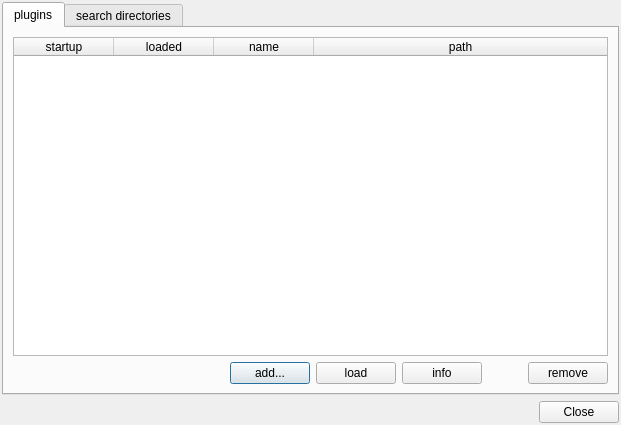
<?xml version="1.0" encoding="UTF-8"?>
<ui version="4.0">
 <class>PluginManagerDialog</class>
 <widget class="QDialog" name="PluginManagerDialog">
  <property name="geometry">
   <rect>
    <x>0</x>
    <y>0</y>
    <width>621</width>
    <height>425</height>
   </rect>
  </property>
  <property name="windowTitle">
   <string>Plugin Manager</string>
  </property>
  <layout class="QGridLayout" name="gridLayout">
   <property name="margin">
    <number>2</number>
   </property>
   <item row="0" column="0">
    <widget class="QTabWidget" name="tabWidget">
     <property name="currentIndex">
      <number>0</number>
     </property>
     <widget class="QWidget" name="tab">
      <attribute name="title">
       <string>plugins</string>
      </attribute>
      <layout class="QGridLayout" name="gridLayout_2">
       <item row="0" column="0">
        <widget class="QTableWidget" name="mpPluginList">
         <property name="alternatingRowColors">
          <bool>true</bool>
         </property>
         <property name="selectionMode">
          <enum>QAbstractItemView::ExtendedSelection</enum>
         </property>
         <property name="selectionBehavior">
          <enum>QAbstractItemView::SelectRows</enum>
         </property>
         <property name="columnCount">
          <number>4</number>
         </property>
         <attribute name="horizontalHeaderStretchLastSection">
          <bool>true</bool>
         </attribute>
         <attribute name="verticalHeaderVisible">
          <bool>false</bool>
         </attribute>
         <column>
          <property name="text">
           <string>startup</string>
          </property>
         </column>
         <column>
          <property name="text">
           <string>loaded</string>
          </property>
         </column>
         <column>
          <property name="text">
           <string>name</string>
          </property>
         </column>
         <column>
          <property name="text">
           <string>path</string>
          </property>
         </column>
        </widget>
       </item>
       <item row="2" column="0">
        <layout class="QHBoxLayout" name="horizontalLayout_2" stretch="1,0,0,0,0,0">
         <item>
          <spacer name="horizontalSpacer">
           <property name="orientation">
            <enum>Qt::Horizontal</enum>
           </property>
           <property name="sizeHint" stdset="0">
            <size>
             <width>40</width>
             <height>20</height>
            </size>
           </property>
          </spacer>
         </item>
         <item>
          <widget class="QPushButton" name="mpAddPluginBtn">
           <property name="text">
            <string>add...</string>
           </property>
          </widget>
         </item>
         <item>
          <widget class="QPushButton" name="mpLoadSelectedPluginsBtn">
           <property name="text">
            <string>load</string>
           </property>
          </widget>
         </item>
         <item>
          <widget class="QPushButton" name="mpSelectedPluginInfo">
           <property name="text">
            <string>info</string>
           </property>
          </widget>
         </item>
         <item>
          <spacer name="horizontalSpacer_4">
           <property name="orientation">
            <enum>Qt::Horizontal</enum>
           </property>
           <property name="sizeHint" stdset="0">
            <size>
             <width>40</width>
             <height>20</height>
            </size>
           </property>
          </spacer>
         </item>
         <item>
          <widget class="QPushButton" name="mpDeleteButton">
           <property name="text">
            <string>remove</string>
           </property>
           <property name="checkable">
            <bool>false</bool>
           </property>
          </widget>
         </item>
        </layout>
       </item>
      </layout>
     </widget>
     <widget class="QWidget" name="tab_2">
      <attribute name="title">
       <string>search directories</string>
      </attribute>
      <layout class="QVBoxLayout" name="verticalLayout">
       <item>
        <widget class="QListWidget" name="mpSearchPathList"/>
       </item>
       <item>
        <layout class="QHBoxLayout" name="horizontalLayout" stretch="1,0,0,0,0,0,0">
         <item>
          <spacer name="horizontalSpacer_2">
           <property name="orientation">
            <enum>Qt::Horizontal</enum>
           </property>
           <property name="sizeHint" stdset="0">
            <size>
             <width>40</width>
             <height>20</height>
            </size>
           </property>
          </spacer>
         </item>
         <item>
          <widget class="QPushButton" name="mpAddPathBtn">
           <property name="text">
            <string>add...</string>
           </property>
          </widget>
         </item>
         <item>
          <widget class="QPushButton" name="mpUpButton">
           <property name="text">
            <string>up</string>
           </property>
          </widget>
         </item>
         <item>
          <widget class="QPushButton" name="mpDownBtn">
           <property name="text">
            <string>down</string>
           </property>
          </widget>
         </item>
         <item>
          <widget class="QPushButton" name="pushButton_2">
           <property name="sizePolicy">
            <sizepolicy hsizetype="Fixed" vsizetype="Fixed">
             <horstretch>0</horstretch>
             <verstretch>0</verstretch>
            </sizepolicy>
           </property>
           <property name="minimumSize">
            <size>
             <width>27</width>
             <height>27</height>
            </size>
           </property>
           <property name="maximumSize">
            <size>
             <width>27</width>
             <height>27</height>
            </size>
           </property>
           <property name="text">
            <string>?</string>
           </property>
          </widget>
         </item>
         <item>
          <spacer name="horizontalSpacer_3">
           <property name="orientation">
            <enum>Qt::Horizontal</enum>
           </property>
           <property name="sizeHint" stdset="0">
            <size>
             <width>40</width>
             <height>20</height>
            </size>
           </property>
          </spacer>
         </item>
         <item>
          <widget class="QPushButton" name="mpRemoveSearchPathBtn">
           <property name="text">
            <string>remove</string>
           </property>
          </widget>
         </item>
        </layout>
       </item>
      </layout>
     </widget>
    </widget>
   </item>
   <item row="1" column="0">
    <widget class="QDialogButtonBox" name="buttonBox">
     <property name="standardButtons">
      <set>QDialogButtonBox::Close</set>
     </property>
    </widget>
   </item>
  </layout>
 </widget>
 <resources/>
 <connections>
  <connection>
   <sender>buttonBox</sender>
   <signal>clicked(QAbstractButton*)</signal>
   <receiver>PluginManagerDialog</receiver>
   <slot>close()</slot>
   <hints>
    <hint type="sourcelabel">
     <x>310</x>
     <y>407</y>
    </hint>
    <hint type="destinationlabel">
     <x>310</x>
     <y>212</y>
    </hint>
   </hints>
  </connection>
 </connections>
</ui>
